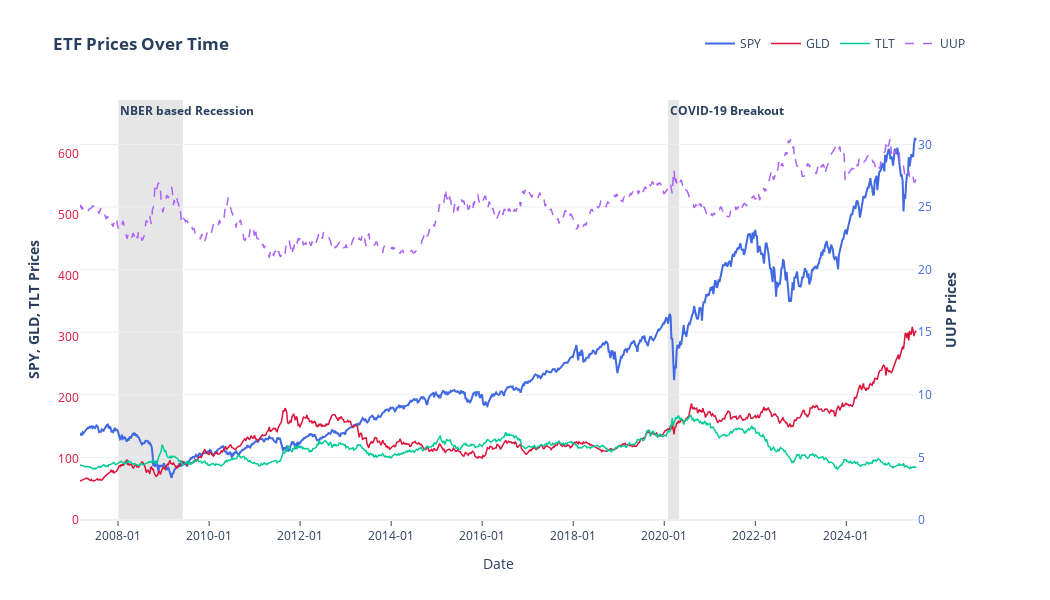

The notebook cell saved with this chart:
### Markdown cell above
Here we visualize the performance of:
- Gold (GLD)
- S&P 500 (SPY)
- 20+ Year Treasury Bond (TLT)
- Invesco DB US Dollar Index Bullish Fund (UUP) 

ETFs over time.

### Code cell
# Create a subplot for the ETFs
fig = make_subplots(specs=[[{"secondary_y": True}]])

fig.add_trace(
    go.Scatter(
        x=df.index,
        y=df["SPY"],
        name="SPY",
        line=dict(color="royalblue", width=2, dash="solid"),
    )
)

fig.add_trace(
    go.Scatter(
        x=df.index,
        y=df["GLD"],
        name="GLD",
        line=dict(color="crimson", width=1.5, dash="solid"),
    )
)

fig.add_trace(
    go.Scatter(x=df.index, y=df["TLT"], name="TLT", line=dict(width=1.5, dash="solid")),
)

fig.add_trace(
    go.Scatter(x=df.index, y=df["UUP"], name="UUP", line=dict(width=1.5, dash="dash")),
    secondary_y=True,
)

if df["USRECP"].sum() > 0:
    # Find the start of a recession (where USREC goes from 0 to 1)
    recession_starts = df.index[(df["USRECP"] == 1) & (df["USRECP"].shift(1) == 0)]

    # Find the end of a recession (where USREC goes from 1 to 0)
    # We need to look at the day *before* the switch to 0
    recession_ends = df.index[(df["USRECP"] == 0) & (df["USRECP"].shift(1) == 1)]

    # Handle edge cases: if the data starts or ends during a recession
    if df["USRECP"].iloc[0] == 1:
        recession_starts = recession_starts.insert(0, df.index[0])
    if df["USRECP"].iloc[-1] == 1:
        recession_ends = recession_ends.append(pd.Index([df.index[-1]]))

    # Add a shaded rectangle for each recession period found
    for start, end in zip(recession_starts, recession_ends):
        fig.add_vrect(
            x0=start,
            x1=end,
            fillcolor="grey",
            opacity=0.2,
            annotation_text="<b>NBER based Recession</b>",
            annotation_position="top left",
            layer="below",
            line_width=0,
        )

# COVID-19 specific recession period
covid_start = pd.Timestamp("2020-02-01")
covid_end = pd.Timestamp("2020-04-30")
fig.add_vrect(
    x0=covid_start,
    x1=covid_end,
    fillcolor="grey",
    opacity=0.2,
    layer="below",
    line_width=0,
    annotation_text="<b>COVID-19 Breakout</b>",
    annotation_position="top left",
)

fig.update_layout(
    title="<b>ETF Prices Over Time</b>",
    template="plotly_white",
    legend=dict(orientation="h", yanchor="bottom", y=1.1, xanchor="right", x=1),
    yaxis=dict(
        title="<b>SPY, GLD, TLT Prices</b>",
        tickfont=dict(color="crimson"),
        range=[0, df[["SPY", "GLD", "TLT"]].max().max() * 1.1],
        showgrid=False,
    ),
    yaxis2=dict(
        title="<b>UUP Prices</b>",
        tickfont=dict(color="royalblue"),
        range=[0, df["UUP"].max() * 1.1],
        overlaying="y",
        side="right",
    ),
    xaxis=dict(
        showgrid=False,
        tickformat="%Y-%m",
        ticks="outside",
    ),
    xaxis_title="Date",
    autosize=False,
    width=1050,
    height=600,
)

### Figure 1 — Plotly figure (JSON) as saved in the notebook; plotly's stock layout.template omitted (floating-point values rounded to 4 significant figures; data arrays with more than 128 entries replaced by an {"elided": "..."} marker saying what was removed)
{"data": [{"line": {"color": "royalblue", "dash": "solid", "width": 2}, "name": "SPY", "type": "scatter", "x": {"elided": "960 str values"}, "y": {"elided": "960 float values"}}, {"line": {"color": "crimson", "dash": "solid", "width": 1.5}, "name": "GLD", "type": "scatter", "x": {"elided": "960 str values"}, "y": {"elided": "960 float values"}}, {"line": {"dash": "solid", "width": 1.5}, "name": "TLT", "type": "scatter", "x": {"elided": "960 str values"}, "y": {"elided": "960 float values"}}, {"line": {"dash": "dash", "width": 1.5}, "name": "UUP", "type": "scatter", "x": {"elided": "960 str values"}, "xaxis": "x", "y": {"elided": "960 float values"}, "yaxis": "y2"}], "layout": {"annotations": [{"showarrow": false, "text": "<b>NBER based Recession</b>", "x": "2008-01-04T00:00:00", "xanchor": "left", "xref": "x", "y": 1, "yanchor": "top", "yref": "y domain"}, {"showarrow": false, "text": "<b>COVID-19 Breakout</b>", "x": "2020-02-01T00:00:00", "xanchor": "left", "xref": "x", "y": 1, "yanchor": "top", "yref": "y domain"}], "autosize": false, "height": 600, "legend": {"orientation": "h", "x": 1, "xanchor": "right", "y": 1.1, "yanchor": "bottom"}, "shapes": [{"fillcolor": "grey", "layer": "below", "line": {"width": 0}, "opacity": 0.2, "type": "rect", "x0": "2008-01-04T00:00:00", "x1": "2009-06-05T00:00:00", "xref": "x", "y0": 0, "y1": 1, "yref": "y domain"}, {"fillcolor": "grey", "layer": "below", "line": {"width": 0}, "opacity": 0.2, "type": "rect", "x0": "2020-02-01T00:00:00", "x1": "2020-04-30T00:00:00", "xref": "x", "y0": 0, "y1": 1, "yref": "y domain"}], "title": {"text": "<b>ETF Prices Over Time</b>"}, "width": 1050, "xaxis": {"anchor": "y", "domain": [0, 0.94], "showgrid": false, "tickformat": "%Y-%m", "ticks": "outside", "title": {"text": "Date"}}, "yaxis": {"anchor": "x", "domain": [0, 1], "range": [0, 687.9], "showgrid": false, "tickfont": {"color": "crimson"}, "title": {"text": "<b>SPY, GLD, TLT Prices</b>"}}, "yaxis2": {"anchor": "x", "overlaying": "y", "range": [0, 33.55], "side": "right", "tickfont": {"color": "royalblue"}, "title": {"text": "<b>UUP Prices</b>"}}}}
